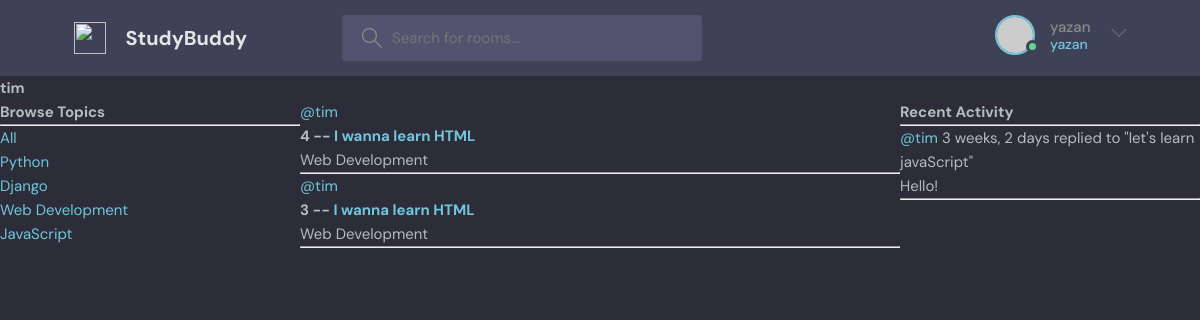
The app's page /profile/2/ (signed in) with its own data.
### base/models.py (models this page shows, shortened)
class Topic(models.Model):
    name = models.CharField(max_length=200)

class Room(models.Model):
    host =  models.ForeignKey(User, on_delete=models.SET_NULL, null=True)
    topic = models.ForeignKey(Topic, on_delete=models.SET_NULL, null=True)
    name = models.CharField(max_length=200)
    description = models.TextField(null=True, blank=True)
    participants = models.ManyToManyField(User, related_name='participants', blank=True)
    updated = models.DateField(auto_now=True)
    created = models.DateTimeField(auto_now_add=True)
    class Meta:
        ordering = ['-updated', '-created']
    def __str__(self):
        return self.name

class Message (models.Model):
    user = models.ForeignKey(User, on_delete=models.CASCADE)
    room = models.ForeignKey(Room, on_delete=models.CASCADE)
    body = models.TextField()
    updated = models.DateField(auto_now=True)
    created = models.DateTimeField(auto_now_add=True)
    class Meta:
        ordering = ['-updated', '-created']
    def __str__(self):
        return self.body[0:50]

### base/views.py (the view)
# urls.py: path('profile/<str:pk>/', views.userProfile, name="user-profile"),
def userProfile(request, pk):
    user = User.objects.get(id=pk)
    rooms = user.room_set.all()
    room_messages = user.message_set.all()
    topics = Topic.objects.all()
    context = {'user': user, 'rooms': rooms, 'room_messages': room_messages, 'topics': topics}
    return render(request, 'base/profile.html', context)

### base/templates/base/profile.html (shortened to what this page needs)
{% extends 'main.html'%}
{% block content %}
<h1>{{user.username}}</h1>
<div class="profile-container">
   <div>
     {% include 'base/topics_component.html' %}
   </div>
   <div>
      {% include 'base/feed_component.html' %}
   </div>
   <div>
    {% include 'base/activity_component.html' %}
   </div>
</div>
{% endblock content %}

### templates/navbar.html (shortened to what this page needs)
<header class="header header--loggedIn">
    <div class="container">
      <a href="{% url 'home' %}" class="header__logo">
        <img src="assets/logo.svg" />
        <h1>StudyBuddy</h1>
      </a>
      <form class="header__search" method="GET" action="{% url 'home'%}">
        <label>
          <input name= "q" placeholder="Search for rooms..." />
        </label>
      </form>
      <nav class="header__menu">
        {% if request.user.is_authenticated %}
        <div class="header__user">
          <a href="profile.html">
            <div class="avatar avatar--medium active">
              <img src="https://randomuser.me/api/portraits/men/37.jpg" />
            </div>
            <p>{{request.user.username}} <span>{{request.user.username}}</span></p>
          </a>
          <button class="dropdown-button">
            <svg version="1.1" xmlns="http://www.w3.org/2000/svg" width="32" height="32" viewBox="0 0 32 32">
              <title>chevron-down</title>
              <path d="M16 21l-13-13h-3l16 16 16-16h-3l-13 13z"></path>
            </svg>
          </button>
        </div>
        {% else %}
        <a href="{% url 'login' %}">
          <img src="./assets/avatar.svg" />
          <p>Login</p>
        </a>
        {% endif %}
      </nav>
    </div>
  </header>

### base/templates/base/topics_component.html
<h3>Browse Topics</h3>
<hr>
<div>
   <a href="{% url 'home' %}">All</a>
</div>
{% for topic in topics %}
    <div>
      <a href="{% url 'home' %}?q={{topic.name}}">{{topic.name}}</a>
    </div>
{% endfor %}

### base/templates/base/feed_component.html (shortened to what this page needs)
<div>
    {% for room in rooms %}
    <div>
      <a href="{% url 'user-profile' room.host.id %}">@{{room.host.username}}</a>
     <h5>{{room.id}} --  <a href="{% url 'room' room.id %}"> {{room.name}}</a></h5>
     <small>{{room.topic.name}}</small>
     <hr>
    </div>
{% endfor %}
</div>

### base/templates/base/activity_component.html (shortened to what this page needs)
<h3>Recent Activity</h3>
<hr>
{% for message in room_messages %}
  <div>
    <small><a href="{% url 'user-profile' message.user.id %}">@{{message.user}}</a> {{message.created|timesince}}</small>
    <small>replied to "{{message.room}}"</small>
    <p>{{message}}</p>
     <hr>
  </div>
{% endfor %}

### static/styles/style.css (style rules this page uses)
:root { --color-main: #71c6dd; --color-main-light: #e1f6fb; --color-dark: #3f4156; --color-dark-medium: #51546e; --color-dark-light: #696d97; --color-light: #e5e5e5; --color-gray: #8b8b8b; --color-light-gray: #b2bdbd; --color-bg: #2d2d39; --color-success: #5dd693; --color-error: #fc4b0b; }
* { font-family: "DM Sans", -apple-system, BlinkMacSystemFont, "Segoe UI", Roboto, Oxygen, Ubuntu, Cantarell, "Open Sans", "Helvetica Neue", sans-serif; margin: 0; padding: 0; box-sizing: border-box; text-rendering: optimizeLegibility; font-size: inherit; }
html { font-size: 56.25%; }
@media only screen and (min-width: 1200px) { html { font-size: 62.5%; } }
body { line-height: 1.6; font-weight: 400; font-size: 1.5rem; color: var(--color-light-gray); background-color: var(--color-bg); min-height: 100vh; }
img { width: 100%; }
a { display: inline-block; color: var(--color-main); text-decoration: none; }
.container { max-width: 120rem; width: 90%; margin: auto; }
.avatar { position: relative; display: inline-block; border-radius: 50%; border: 2px solid var(--color-main); }
.avatar img { display: block; border-radius: 50%; object-fit: cover; object-position: center; }
.avatar::after { content: ""; display: block; position: absolute; background-color: var(--color-gray); z-index: 111; border-radius: 50%; border: 0.3rem solid var(--color-dark); }
.avatar.active::after { background-color: var(--color-success); }
.avatar.avatar--medium img { width: 3.6rem; height: 3.6rem; border-radius: 50%; }
.avatar.avatar--medium:after { width: 0.7rem; height: 0.7rem; bottom: 0px; right: -6px; }
.header { padding: 1.5rem; background-color: var(--color-dark); }
.header > .container { display: flex; gap: 9.5rem; }
.header__logo, .header__user { display: flex; gap: 2rem; align-items: center; }
.header__logo > img { height: 3.2rem; width: 3.2rem; }
.header__logo > h1 { font-weight: 700; font-size: 2rem; color: var(--color-light); }
.header__search > label { background-color: var(--color-dark-medium); padding: 1.3rem 1rem; display: flex; align-items: center; gap: 1rem; border-radius: 4px; }
.header__search svg { fill: var(--color-gray); width: 2rem; height: 2rem; margin-left: 1rem; }
.header__search input { width: 30rem; background: transparent; border: none; outline: none; color: var(--color-light); }
.header__menu { margin-left: auto; position: relative; }
.header__menu a { display: flex; gap: 1.5rem; align-items: center; font-weight: 500; text-decoration: none; color: var(--color-gray); }
.header__menu img { height: 3.6rem; }
.header__menu p { line-height: 1.2; }
.header__menu span { color: var(--color-main); font-weight: 500; font-size: 1.4rem; display: block; }
.header__menu svg { width: 1.6rem; height: 1.6rem; fill: var(--color-dark-light); }
.dropdown-button { background: transparent; border: 0; outline: 0; cursor: pointer; }

### base/templates/base/profile.html (style rules this page uses)
.profile-container { display: grid; grid-template-columns: 1fr 2fr 1fr; }

### records on screen
Topic: name "Python"
Topic: name "Django"
Topic: name "Web Development"
Topic: name "JavaScript"
Room: host.username "tim", id "4", name "I wanna learn HTML", topic.name "Web Development"
Room: host.username "tim", id "3", name "I wanna learn HTML", topic.name "Web Development"
Message: user "tim", created "3 weeks, 2 days", room "let's learn javaScript", body "Hello!"

### other values on screen
{{ request.user.username }} "yazan"
{{ user.username }} "tim"
